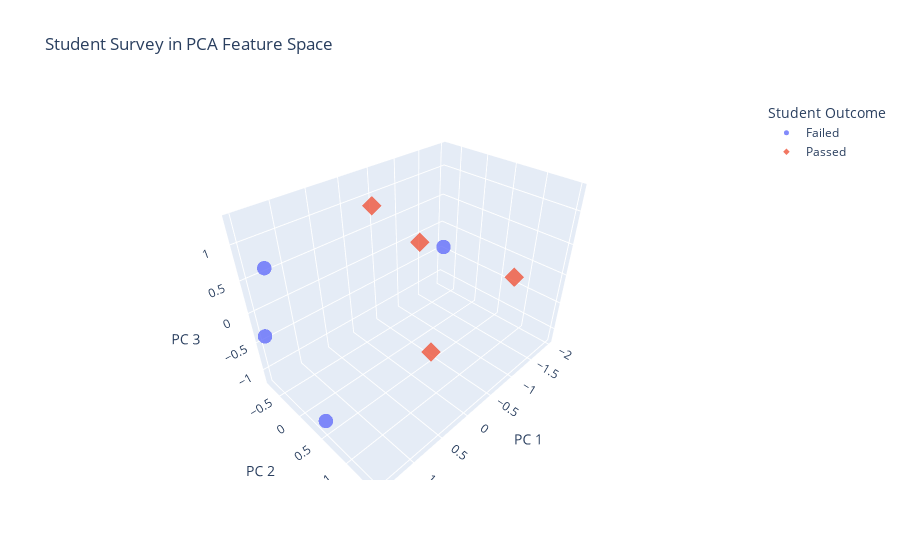

Source (notebook cell):
### Code cell
fig = pex.scatter_3d(pca_df, x='PC1', y='PC2', z='PC3', color='exit', symbol='exit', title='Student Survey in PCA Feature Space', opacity=0.8)

fig.update_traces(marker={'size':5})

fig.update_layout(scene={'xaxis_title':'PC 1', 'yaxis_title':'PC 2', 'zaxis_title':'PC 3'}, legend_title_text='Student Outcome')

fig.show()

### Figure 1 — Plotly figure (JSON) as saved in the notebook; plotly's stock layout.template omitted (floating-point values rounded to 4 significant figures)
{"data": [{"hovertemplate": "exit=Failed<br>PC1=%{x}<br>PC2=%{y}<br>PC3=%{z}<extra></extra>", "legendgroup": "Failed", "marker": {"color": "#636efa", "opacity": 0.8, "size": 5, "symbol": "circle"}, "mode": "markers", "name": "Failed", "scene": "scene", "showlegend": true, "type": "scatter3d", "x": [1.414, 1.473, 1.301, -1.973], "y": [0.3605, -0.7708, -0.7097, -0.699], "z": [-1.192, -0.4063, 0.6183, -0.4119]}, {"hovertemplate": "exit=Passed<br>PC1=%{x}<br>PC2=%{y}<br>PC3=%{z}<extra></extra>", "legendgroup": "Passed", "marker": {"color": "#EF553B", "opacity": 0.8, "size": 5, "symbol": "diamond"}, "mode": "markers", "name": "Passed", "scene": "scene", "showlegend": true, "type": "scatter3d", "x": [-1.298, -1.728, 0.6657, 0.1451], "y": [-0.6118, 0.9362, 1.492, 0.002539], "z": [-0.01363, -0.1617, 0.273, 1.295]}], "layout": {"legend": {"title": {"text": "Student Outcome"}, "tracegroupgap": 0}, "scene": {"domain": {"x": [0, 1], "y": [0, 1]}, "xaxis": {"title": {"text": "PC 1"}}, "yaxis": {"title": {"text": "PC 2"}}, "zaxis": {"title": {"text": "PC 3"}}}, "title": {"text": "Student Survey in PCA Feature Space"}}}
